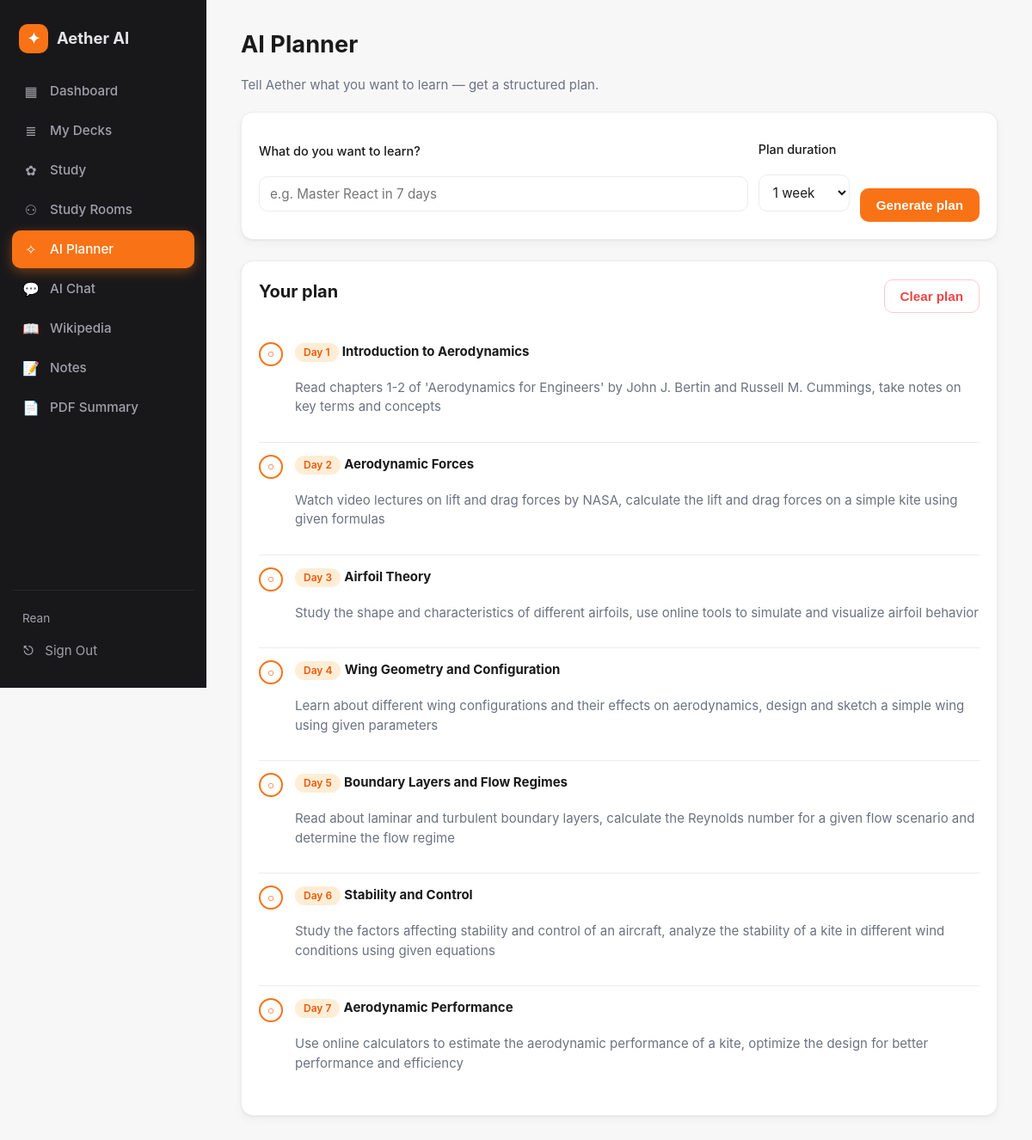
The app's page /planner/ (signed in), older data.
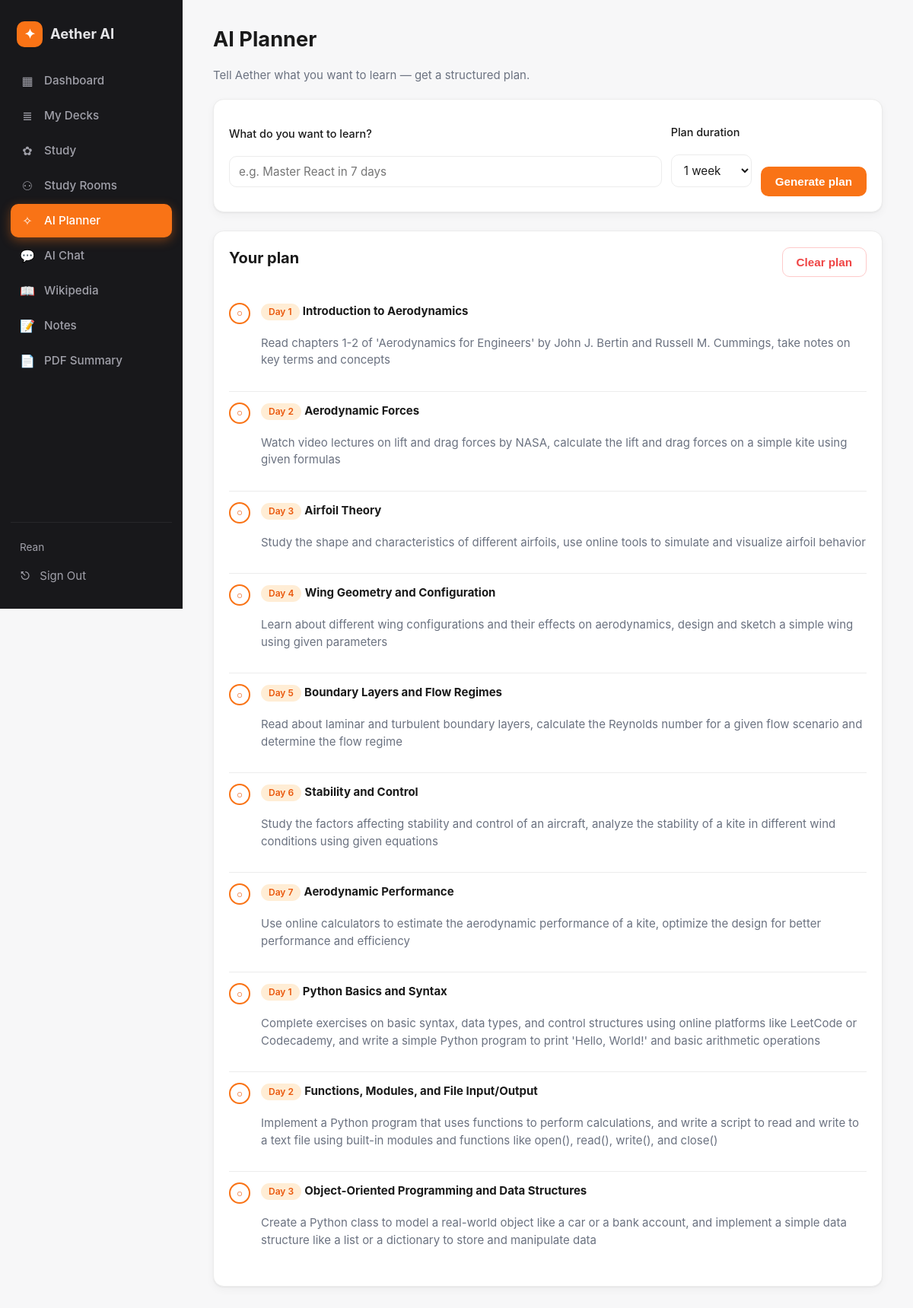
The same page, newer data.
### app/models.py (models this page shows)
class PlanItem(db.Model):
    __tablename__ = "plan_items"
    id = db.Column(db.Integer, primary_key=True)
    user_id = db.Column(db.Integer, db.ForeignKey("users.id"), nullable=False)
    day = db.Column(db.String(20), nullable=False)
    topic = db.Column(db.String(200), nullable=False)
    detail = db.Column(db.Text, nullable=True)
    done = db.Column(db.Boolean, default=False)
    created_at = db.Column(db.DateTime, default=datetime.utcnow)

### app/routes/planner.py (the view, shortened to what this page needs)
@planner_bp.route("/", methods=["GET", "POST"])
@login_required
def index():
    form = PlannerForm()
    if request.method == "GET":
        pre = request.args.get("goal")
        if pre:
            form.goal.data = pre
    items = (PlanItem.query.filter_by(user_id=current_user.id)
             .order_by(PlanItem.id.asc()).all())
    return render_template("planner/index.html", form=form, items=items)

### app/forms.py
class PlannerForm(FlaskForm):
    goal = StringField("What do you want to learn?",
                       validators=[DataRequired(), Length(max=200)])
    days = SelectField("Plan duration",
                       choices=[("3", "3 days"), ("5", "5 days"), ("7", "1 week"),
                                ("14", "2 weeks")],
                       default="7")
    submit = SubmitField("Generate plan")

### app/templates/planner/index.html (shortened to what this page needs)
{% extends "base.html" %}
{% block content %}
<div class="page-head">
  <h1>AI Planner</h1>
  <p class="muted">Tell Aether what you want to learn — get a structured plan.</p>
</div>
<div class="card">
  <form method="POST" class="row-form">
    <div class="grow">
      <label>{{ form.goal.label }}
        {{ form.goal(class_="input", placeholder="e.g. Master React in 7 days") }}</label>
    </div>
    <div>
      <label>{{ form.days.label }} {{ form.days(class_="input") }}</label>
    </div>
    {{ form.submit(class_="btn") }}
  </form>
</div>
{% if items %}
<div class="card mt-24">
  <div class="row-between">
    <h2>Your plan</h2>
    <form method="POST" action="{{ url_for('planner.clear') }}"
          onsubmit="return confirm('Clear the whole plan?')">
      <button class="btn-outline danger">Clear plan</button>
    </form>
  </div>
  <ul class="plan-list">
    {% for it in items %}
      <li class="{% if it.done %}done{% endif %}">
        <form method="POST" action="{{ url_for('planner.toggle', item_id=it.id) }}" class="check-form">
          <button title="Toggle">{% if it.done %}✓{% else %}○{% endif %}</button>
        </form>
        <div>
          <div class="day-tag">{{ it.day }}</div>
          <strong>{{ it.topic }}</strong>
          {% if it.detail %}<p class="muted">{{ it.detail }}</p>{% endif %}
        </div>
      </li>
    {% endfor %}
  </ul>
</div>
{% endif %}
{% endblock %}

Row changes from the older to the newer data that the page shows:
added PlanItem: day "Day 1", topic "Python Basics and Syntax", detail "Complete exercises on basic syntax, data types, and control structures using online platforms like LeetCode or Codecademy, and write a simple Python program to print 'Hello, World!' and basic arithmetic operations"
added PlanItem: day "Day 2", topic "Functions, Modules, and File Input/Output", detail "Implement a Python program that uses functions to perform calculations, and write a script to read and write to a text file using built-in modules and functions like open(), read(), write(), and close()"
added PlanItem: day "Day 3", topic "Object-Oriented Programming and Data Structures", detail "Create a Python class to model a real-world object like a car or a bank account, and implement a simple data structure like a list or a dictionary to store and manipulate data"
